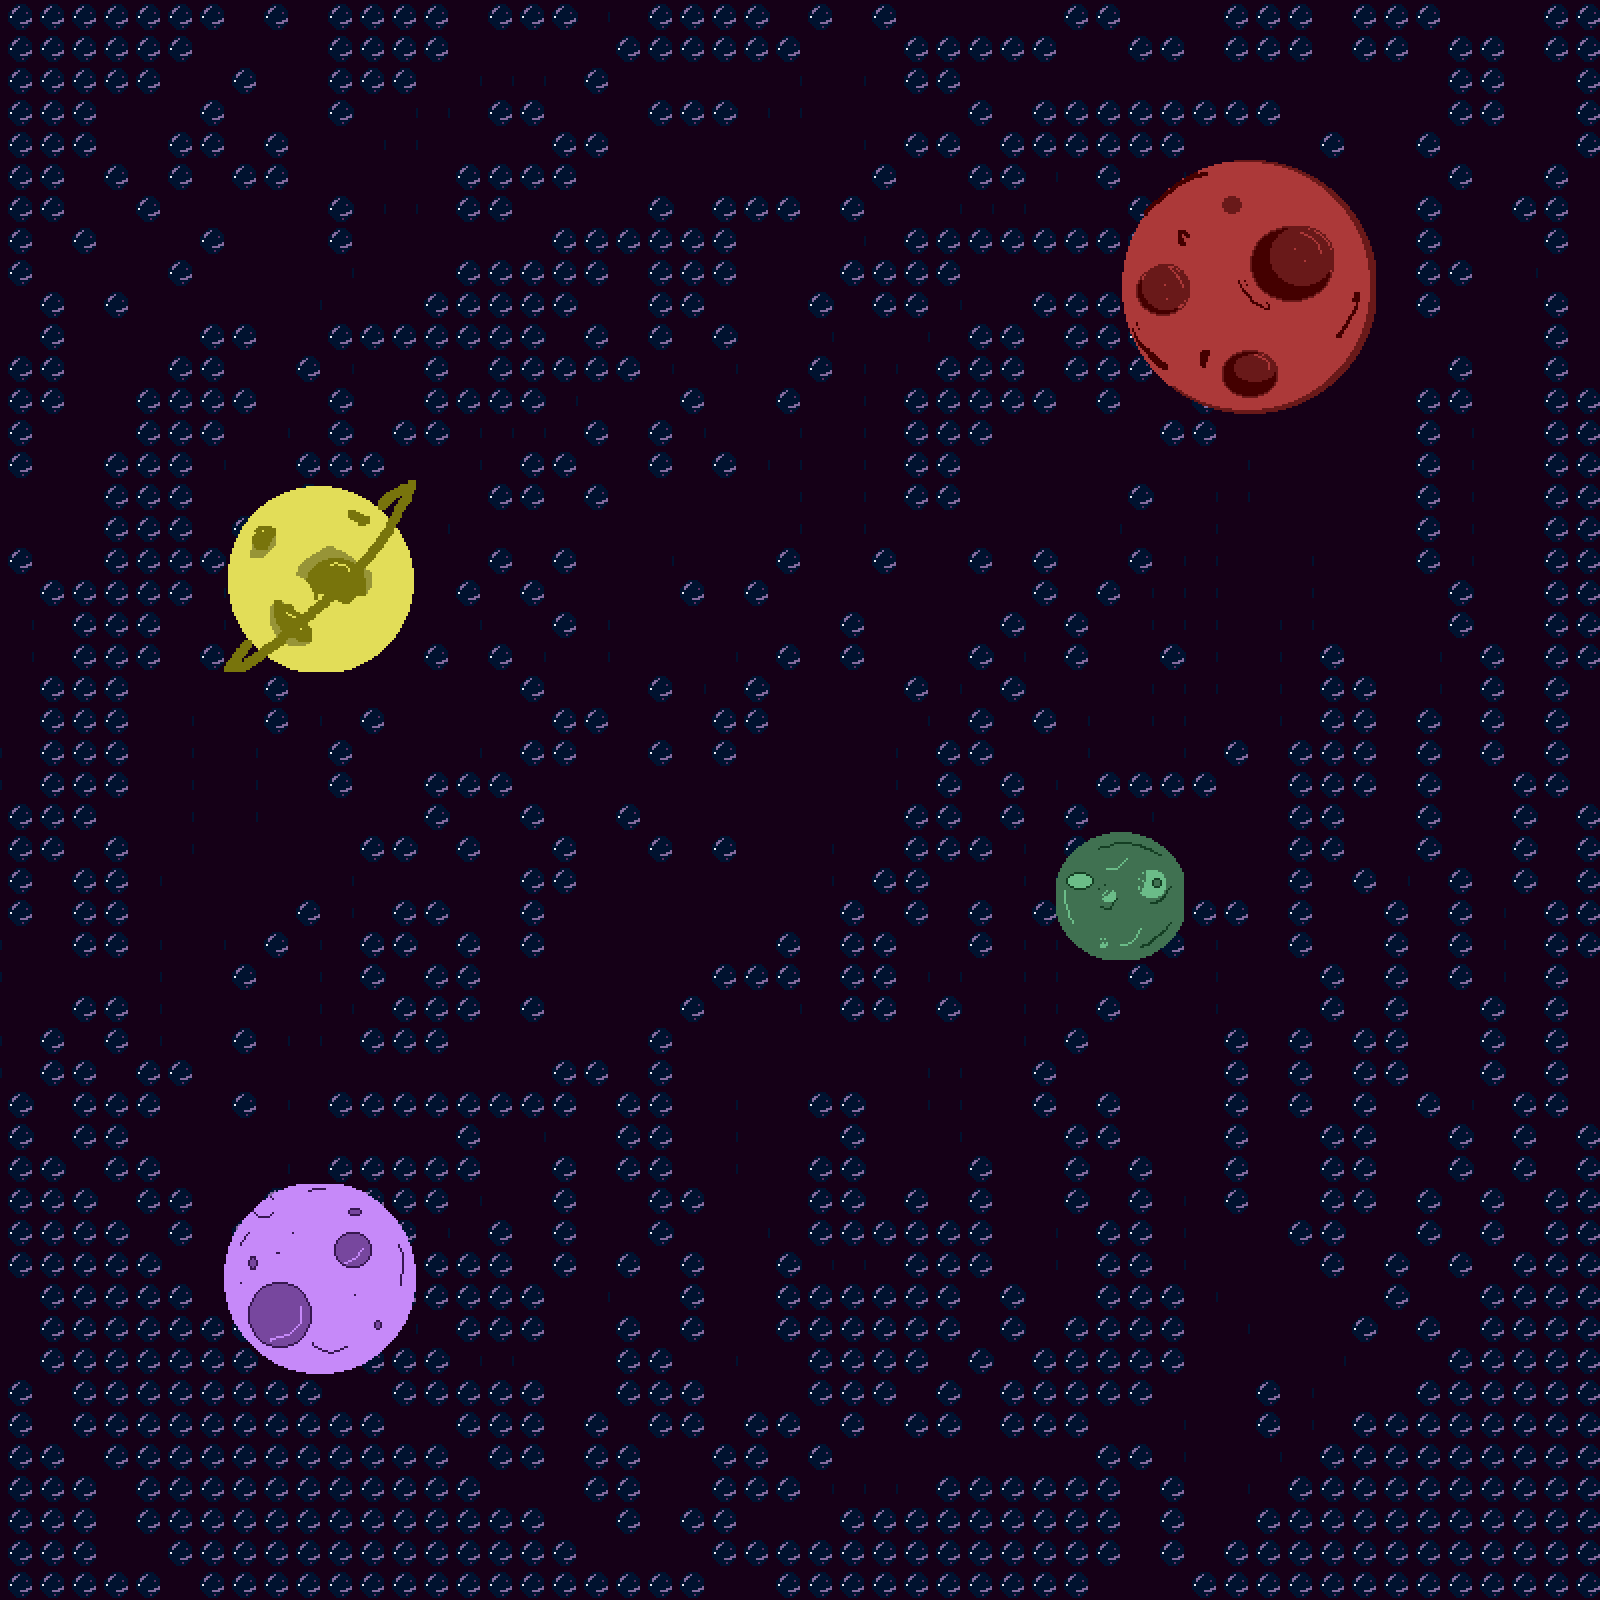

The image is a tile-based game level rendered from a .tmx file. Its description and source (layers, tilesets, objects; grid data summarised) follow:
An orthogonal 50x50 tile map with 32x32 px tiles, 2 tile layers (sky, planets), 4 tilesets.

<map version="1.4" tiledversion="1.4.3" orientation="orthogonal" renderorder="right-down" width="50" height="50" tilewidth="32" tileheight="32" infinite="0" nextlayerid="4" nextobjectid="1">
 <tileset firstgid="1" name="map_ground_dirt" tilewidth="32" tileheight="32" tilecount="4" columns="2">
  <image source="map_ground_dirt.png" width="64" height="64" />
 </tileset>
 <tileset firstgid="5" name="map_ground_grass" tilewidth="32" tileheight="32" tilecount="4" columns="2">
  <image source="map_ground_grass.png" width="64" height="64" />
 </tileset>
 <tileset firstgid="9" name="map_sky_night2" tilewidth="32" tileheight="32" tilecount="4" columns="2">
  <image source="map_sky_night2.png" width="64" height="64" />
 </tileset>
 <tileset firstgid="13" name="map_sky_planets" tilewidth="32" tileheight="32" tilecount="324" columns="18">
  <image source="map_sky_planets.png" width="576" height="576" />
 </tileset>
 <layer id="1" name="sky" width="50" height="50">
  <data>[2500 cells, 2500 non-empty, 4 distinct tile ids]</data>
 </layer>
 <layer id="3" name="planets" width="50" height="50">
  <data>[2500 cells, 152 non-empty, 152 distinct tile ids]</data>
 </layer>
</map>